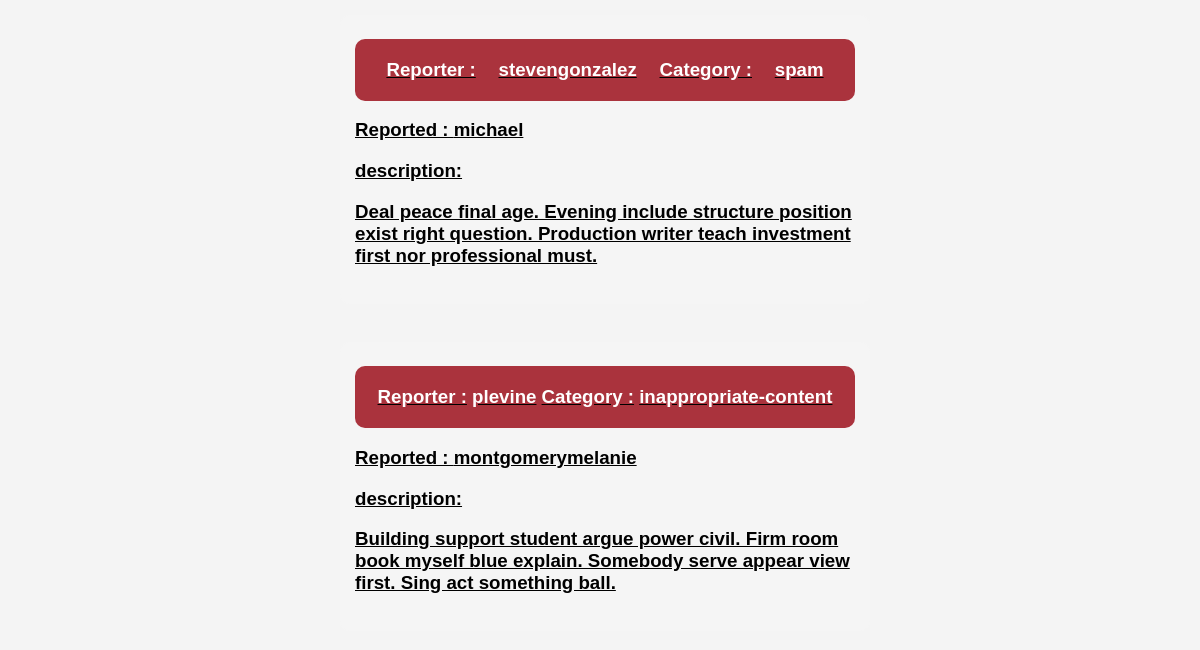
Before: /report/ (signed in, lower part) with the older database file.
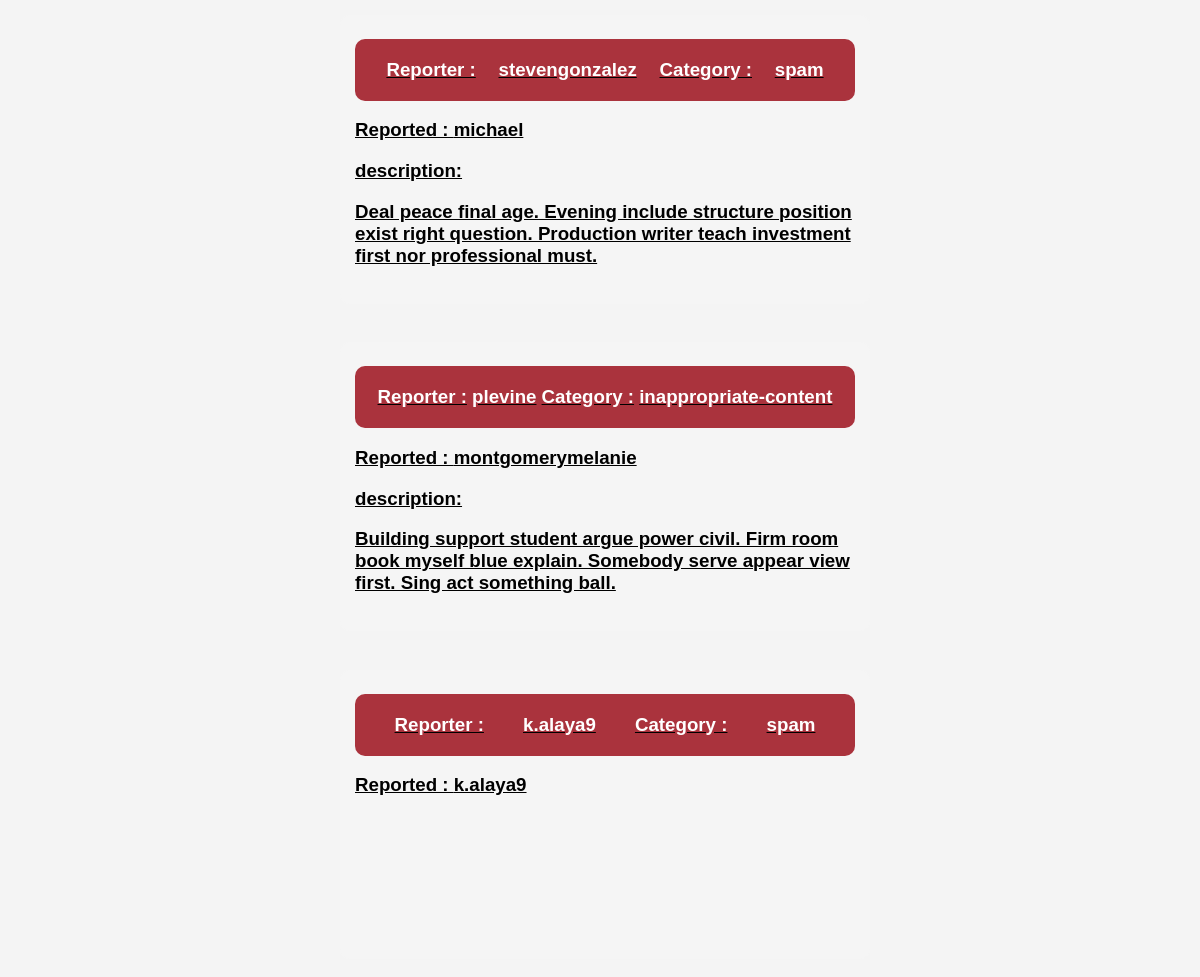
After: the same page with the newer database file.
### report/models.py (models this page shows, shortened)
class Report(models.Model):
    reporter = models.ForeignKey(CustomUser, on_delete=models.CASCADE, related_name='reporter')
    type = models.CharField(max_length=25, choices=TYPE)
    category = models.CharField(max_length=25, choices=CATEGORY)
    reported_user = models.ForeignKey(CustomUser, on_delete=models.CASCADE, related_name='reported_user')
    description = models.TextField(null=True, blank=True)
    status = models.CharField(max_length=25, choices=STATUS, default='pending')
    reported_post = models.ForeignKey(Post, on_delete=models.SET_NULL, related_name='reported_post', null=True, blank=True)
    reported_chat = models.ForeignKey(Chat, on_delete=models.PROTECT, related_name='reported_chat', null=True, blank=True)
    moderator = models.ForeignKey(CustomUser, on_delete=models.CASCADE, related_name='moderator', null=True, blank=True)
    moderator_comment = models.TextField(null=True, blank=True)
    created_at = models.DateTimeField(auto_now_add=True)
    updated_at = models.DateTimeField(auto_now=True)

### accounts/models.py (models this page shows, shortened)
class CustomUser(AbstractUser):
    email = models.EmailField(blank=False, null=False, unique=True)
    profile_image = models.ImageField(default='profile_images/default.png', upload_to='profile_images/', blank=True, null=True)
    birth_date = models.DateField(blank=True, null=True)
    phone_number = PhoneNumberField(blank=True, null=True)
    gender = models.CharField(blank=True, null=True, max_length=1, choices=GENDER_CHOICES)
    role = models.CharField(max_length=25, choices=ROLE, default='regular-user')
    is_online = models.BooleanField(default=False)
    last_online = models.DateTimeField(blank=True, null=True)
    is_banned = models.BooleanField(default=False)
    def __str__(self):
        return self.username

### report/views.py (the view)
# urls.py: path('', views.ReportList.as_view(), name='reports'), # '/report/?status=pending&type=user'
class ReportList(LoginRequiredMixin, PermissionRequiredMixin, generic.ListView):
    model = Report
    template_name = 'report/report_list.html'
    context_object_name = 'reports'
    permission_required = 'report.view_report'
    def get_queryset(self):
        user_role = self.request.user.role
        if user_role == 'moderator':
            status = 'pending'
        elif user_role == 'admin':
            status = self.request.GET.get('status')
            if not status:
                status = 'redirected'
        else:
            return redirect(reverse('/'))
        queryset = super().get_queryset()
        type = self.request.GET.get('type')
        category = self.request.GET.get('category')
        if status:
            queryset = queryset.filter(status=status)
        if type:
            queryset = queryset.filter(type=type)
        if category:
            queryset = queryset.filter(category=category)
        return queryset

### report/templates/report/report_list.html (shortened to what this page needs)
{% extends 'base.html' %} {% block content %}
{% if reports %}
  {% for report in reports %}
    <h3 style="display: flex; justify-content: center; align-items: center;">
      <a href="/report/{{report.id}}" style="color: black; border: opx;">
        <div class="report-container">
          <p  style=" display: flex; justify-content: space-around; background-color: #aa333d; border-radius: 10px; color: white; padding: 20px;"
          ><b>Reporter : </b> {{ report.reporter }} <b>Category : </b> {{ report.category }}</p>
          <p style=" flex-direction:row;">
          <b>Reported : </b> {{ report.reported_user }}
        </p>
          {% if report.description %}<p>description:</p>{% endif %}
          {% if report.description %}<p>{{ report.description }}</p>{% endif %}
        </div>
      </a>
    </h3>
  {% endfor %}
{% else %}
<p>No reports added yet.</p>
{% endif %}
{% endblock %}

### accounts/templates/base.html (shortened to what this page needs)
{% load static %}
<!DOCTYPE html>
<html>
<head>
	<link rel="stylesheet" href="{% static '/accounts/style.css' %}">
</head>
<body>
	<div>
		{% block content %}{% endblock content %}
	</div>
</body>
</html>

### report/templates/report/report_list.html (style rules this page uses)
body { font-family: Arial, sans-serif; background-color: #f4f4f4; margin: 0; }
a { margin-top: 20px; margin-left: 10px; background-color: whitesmoke; color: black; padding: 5px; border-radius: 10px; }
.report-container { background-color: whitesmoke; width: 500px; height: 250px; margin: 10px; border: 0px; flex-direction: column; }

Changed rows visible on the page:
added Report: reporter "k.alaya9", category "spam", reported_user "k.alaya9"
